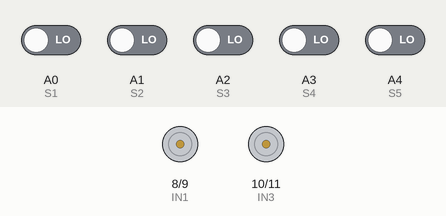
Simulated run of this sketch. Board: Arduino Uno, built with avr-gcc and run on an emulated ATmega328P. Shown: motor-driver pin pairs drawn as motors (green arrow = first pin HIGH = forward, orange = second pin HIGH = backward, longer = more drive, scaled by the enable pin). The test bench sets the inputs (shaded band); at power-on: A0 (S1), A1 (S2), A2 (S3), A3 (S4), A4 (S5) LOW.

Above: at 1.2 s.
1.3 s: A0 (S1) driven HIGH
At 2.5 s:
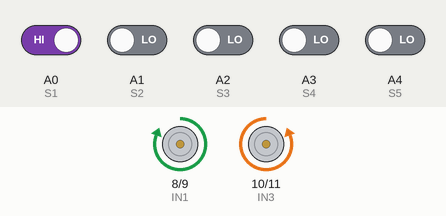
2.8 s: A1 (S2) driven HIGH
At 3.6 s:
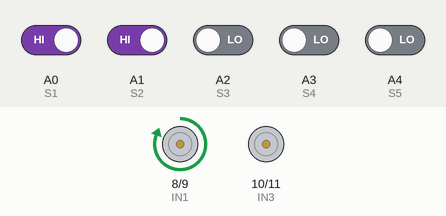
4.3 s: A2 (S3) driven HIGH
At 4.8 s:
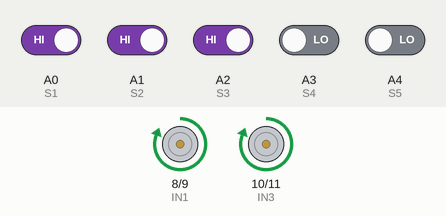
5.8 s: A2 (S3) driven LOW
At 7.0 s:
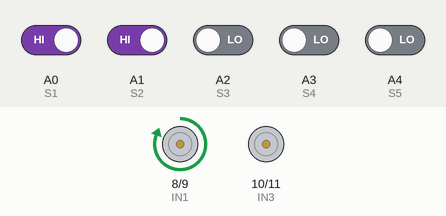
7.3 s: A1 (S2) driven LOW
At 8.2 s:
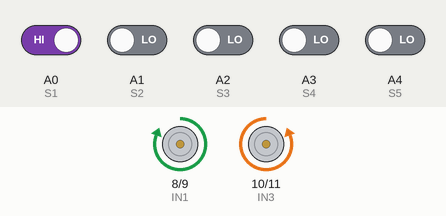
8.8 s: A3 (S4) driven HIGH
At 9.4 s:
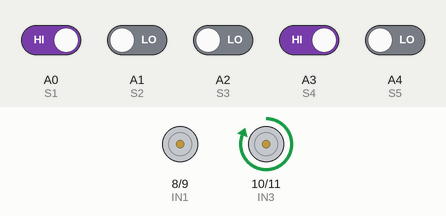
Timing chart, 0 to 11.3 s (numbered marks = the images above; inputs shaded):
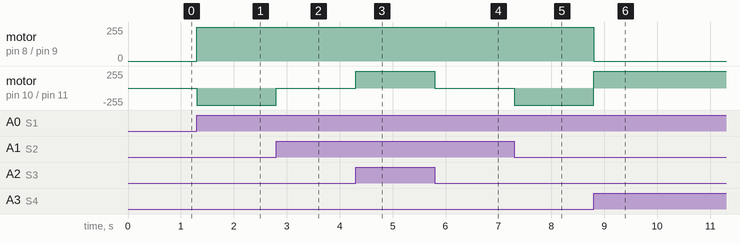

The sketch:

carrinho.seguidor.de.linha-gabriel.ino
```cpp
/*

  CARRINHO SEGUIDOR DE LINHA

  Colegio SATC
  Data:22/06/2026
  Autores: Gabriel Lucas, Matheus Moneretto
  Curso: Mecatronica 3ºfase
  Professor: Marcos Coelho

*/

//  Definição dos Pinos de Controle de Velocidade (PWM)
const int ENA = 5;
const int ENB = 6;

//  Definição dos Pinos de Direção dos Motores
const int IN1 = 8;  // Motor Esquerdo Frente
const int IN2 = 9;  // Motor Esquerdo Trás
const int IN3 = 10; // Motor Direito Frente
const int IN4 = 11; // Motor Direito Trás

//  Definição dos 5 Sensores
const int S1 = A0;  // Sensor 1
const int S2 = A1;  // Sensor 2
const int S3 = A2;  // Sensor Central
const int S4 = A3;  // Sensor 4
const int S5 = A4;  // Sensor 5

//  Configuração de Velocidade
const int VELOCIDADE = 255;

void setup() {
  pinMode(ENA, OUTPUT);
  pinMode(ENB, OUTPUT);
  pinMode(IN1, OUTPUT);
  pinMode(IN2, OUTPUT);
  pinMode(IN3, OUTPUT);
  pinMode(IN4, OUTPUT);

  pinMode(S1, INPUT);
  pinMode(S2, INPUT);
  pinMode(S3, INPUT);
  pinMode(S4, INPUT);
  pinMode(S5, INPUT);

  analogWrite(ENA, VELOCIDADE);
  analogWrite(ENB, VELOCIDADE);
}

void loop() {
  int leituraS1 = digitalRead(S1);
  int leituraS2 = digitalRead(S2);
  int leituraS3 = digitalRead(S3);
  int leituraS4 = digitalRead(S4);
  int leituraS5 = digitalRead(S5);

  //  LÓGICA COM INVERSÃO DE SENSORES LATERAIS

  if (leituraS3 == HIGH) {
    moverFrente();
  }
  // Se ativar o sensor S2, faz a curva suave para a DIREITA
  else if (leituraS2 == HIGH) {
    curvaSuaveDireita();
  }
  // Se ativar o sensor S4, faz a curva suave para a ESQUERDA
  else if (leituraS4 == HIGH) {
    curvaSuaveEsquerda();
  }
  // Se ativar o sensor S1, faz a curva fechada para a DIREITA
  else if (leituraS1 == HIGH) {
    curvaFechadaDireita();
  }
  // Se ativar o sensor S5, faz a curva fechada para a ESQUERDA
  else if (leituraS5 == HIGH) {
    curvaFechadaEsquerda();
  }
  else {
    parar();
  }
}

// Funções de Movimentação

void moverFrente() {
  digitalWrite(IN1, HIGH);
  digitalWrite(IN2, LOW);
  digitalWrite(IN3, HIGH);
  digitalWrite(IN4, LOW);
}

void curvaSuaveEsquerda() {
  digitalWrite(IN1, LOW);
  digitalWrite(IN2, LOW);
  digitalWrite(IN3, HIGH);
  digitalWrite(IN4, LOW);
}

void curvaSuaveDireita() {
  digitalWrite(IN1, HIGH);
  digitalWrite(IN2, LOW);
  digitalWrite(IN3, LOW);
  digitalWrite(IN4, LOW);
}

void curvaFechadaEsquerda() {
  // Roda Esquerda para TRÁS , Roda Direita para FRENTE
  digitalWrite(IN1, LOW);
  digitalWrite(IN2, HIGH);
  digitalWrite(IN3, HIGH);
  digitalWrite(IN4, LOW);
}

void curvaFechadaDireita() {
  // Roda Esquerda para FRENTE , Roda Direita para TRÁS
  digitalWrite(IN1, HIGH);
  digitalWrite(IN2, LOW);
  digitalWrite(IN3, LOW);
  digitalWrite(IN4, HIGH);
}

void parar() {
  digitalWrite(IN1, LOW);
  digitalWrite(IN2, LOW);
  digitalWrite(IN3, LOW);
  digitalWrite(IN4, LOW);
}
```

Measured:
- after the input at 1.3 s, motor on pin 8 (IN1) / pin 9 (IN2): stopped → forward 255/255 at once; motor on pin 10 (IN3) / pin 11 (IN4): stopped → backward 255/255 at once
- after the input at 2.8 s, motor on pin 10 (IN3) / pin 11 (IN4): backward 255/255 → stopped at once
- after the input at 4.3 s, motor on pin 10 (IN3) / pin 11 (IN4): stopped → forward 255/255 at once
- after the input at 5.8 s, motor on pin 10 (IN3) / pin 11 (IN4): forward 255/255 → stopped at once
- after the input at 7.3 s, motor on pin 10 (IN3) / pin 11 (IN4): stopped → backward 255/255 at once
- after the input at 8.8 s, motor on pin 8 (IN1) / pin 9 (IN2): forward 255/255 → stopped at once; motor on pin 10 (IN3) / pin 11 (IN4): backward 255/255 → forward 255/255 at once
